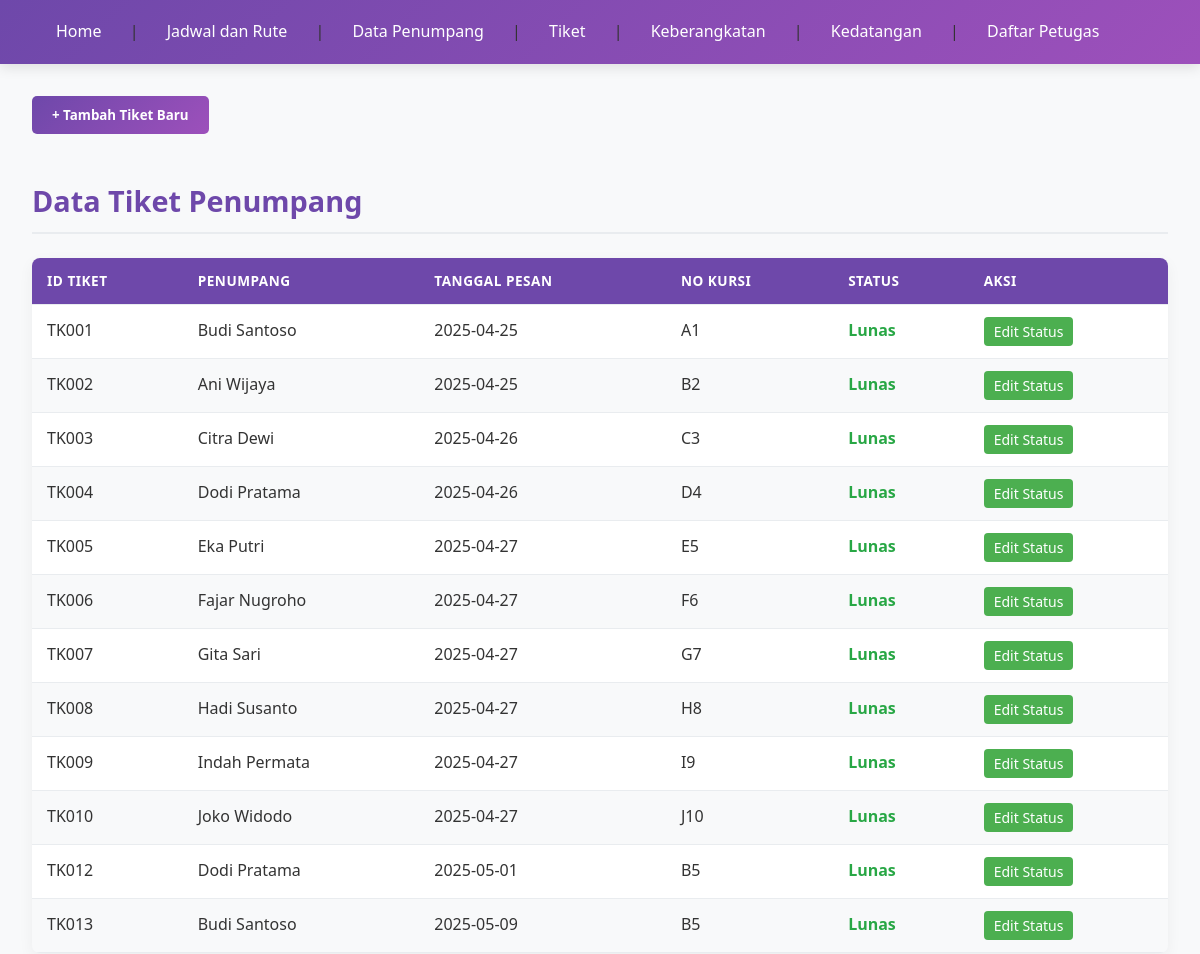
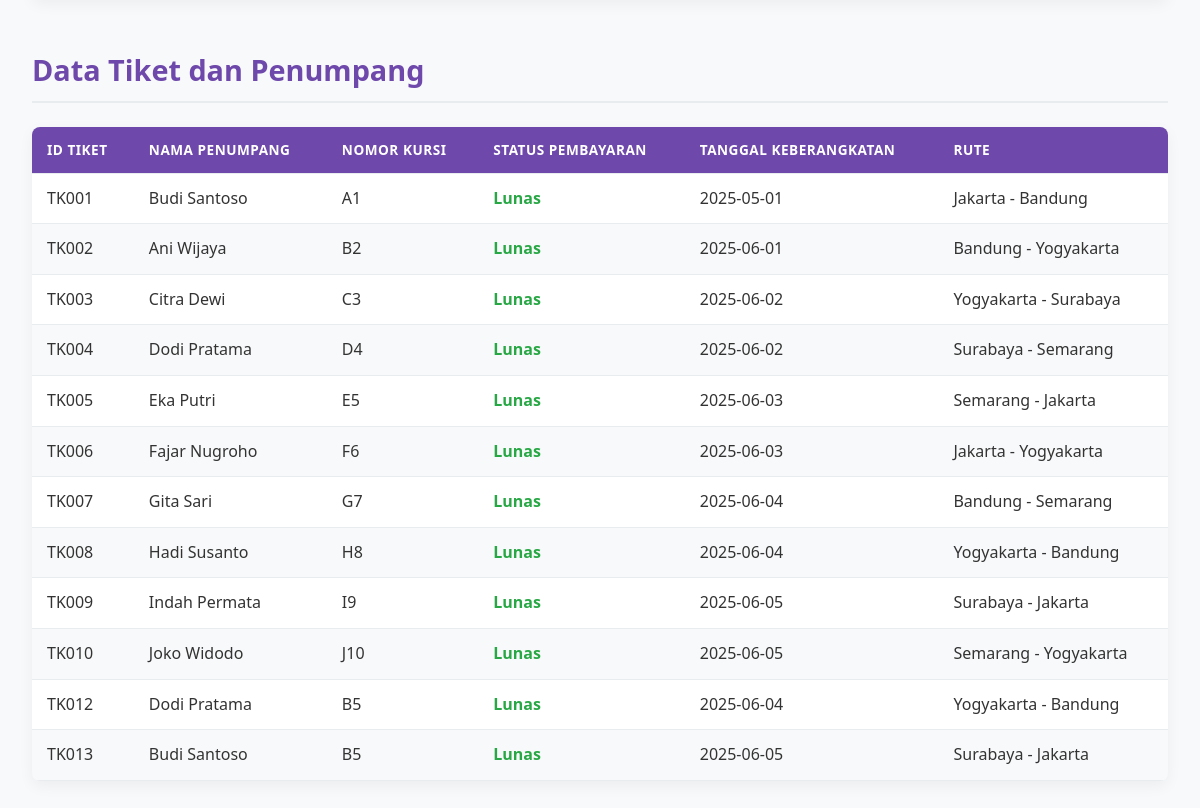
Screenshot of /tiket.php with the database file from the repository (2 pictures, top to bottom).
### tables this page shows
CREATE TABLE `tiket` (
  `id_tiket` varchar(50) NOT NULL,
  `id_penumpang` varchar(50) DEFAULT NULL,
  `nomor_kursi` varchar(10) DEFAULT NULL,
  `status_pembayaran` varchar(20) DEFAULT NULL,
  `tanggal_pesan` date DEFAULT NULL,
  `id_jadwal` varchar(50) DEFAULT NULL
);

CREATE TABLE `penumpang` (
  `id_penumpang` varchar(50) NOT NULL,
  `nama` varchar(100) DEFAULT NULL,
  `no_ktp` varchar(20) DEFAULT NULL,
  `jenis_kelamin` varchar(10) DEFAULT NULL,
  `no_telp` varchar(20) DEFAULT NULL
);

### tiket.php (the view, shortened to what this page needs)
<?php include 'db.php';
$sql = "SELECT t.*, p.nama, j.tanggal_berangkat
        FROM tiket t
        JOIN penumpang p ON t.id_penumpang = p.id_penumpang
        JOIN jadwal j ON t.id_jadwal = j.id_jadwal";
$result = $conn->query($sql);
$sql2 = "SELECT * FROM vw_tiket_dan_penumpang";
$result2 = $conn->query($sql2);
?>
<!DOCTYPE html>
<html lang="en">
<head>
    <link rel="stylesheet" href="style/tiket.css">
</head>
<body>
    <nav>
        <a href="index.php">Home</a> |
        <a href="jadwalRute.php">Jadwal dan Rute</a> |
        <a href="dataPenumpang.php">Data Penumpang</a> |
        <a href="tiket.php">Tiket</a> |
        <a href="keberangkatan.php">Keberangkatan</a> |
        <a href="kedatangan.php">Kedatangan</a> |
        <a href="daftar_petugas.php">Daftar Petugas</a>
    </nav>
    <div class="container">
        <button class="add-btn" onclick="openModal()">+ Tambah Tiket Baru</button>
        <h2>Data Tiket Penumpang</h2>
        <table>
            <thead>
                <tr>
                    <th>ID Tiket</th>
                    <th>Penumpang</th>
                    <th>Tanggal Pesan</th>
                    <th>No Kursi</th>
                    <th>Status</th>
                    <th>Aksi</th>
                </tr>
            </thead>
            <tbody>
                <?php while ($row = $result->fetch_assoc()): ?>
                <tr>
                    <td><?= htmlspecialchars($row['id_tiket']) ?></td>
                    <td><?= htmlspecialchars($row['nama']) ?></td>
                    <td><?= htmlspecialchars($row['tanggal_pesan']) ?></td>
                    <td><?= htmlspecialchars($row['nomor_kursi']) ?></td>
                    <td data-status="<?= htmlspecialchars($row['status_pembayaran']) ?>">
                        <?= htmlspecialchars($row['status_pembayaran']) ?>
                    </td>
                    <td>
                        <button class="edit-btn" onclick="openEditModal('<?= $row['id_tiket'] ?>', '<?= $row['status_pembayaran'] ?>')">
                            Edit Status
                        </button>
                    </td>
                </tr>
                <?php endwhile; ?>
            </tbody>
        </table>
        <h2>Data Tiket dan Penumpang</h2>
        <table>
            <thead>
                <tr>
                    <th>ID Tiket</th>
                    <th>Nama Penumpang</th>
                    <th>Nomor Kursi</th>
                    <th>Status Pembayaran</th>
                    <th>Tanggal Keberangkatan</th>
                    <th>Rute</th>
                </tr>
            </thead>
            <tbody>
                <?php while ($row = $result2->fetch_assoc()): ?>
                <tr>
                    <td><?= htmlspecialchars($row['id_tiket']) ?></td>
                    <td><?= htmlspecialchars($row['nama_penumpang']) ?></td>
                    <td><?= htmlspecialchars($row['nomor_kursi']) ?></td>
                    <td data-status="<?= htmlspecialchars($row['status_pembayaran']) ?>">
                        <?= htmlspecialchars($row['status_pembayaran']) ?>
                    </td>
                    <td><?= htmlspecialchars($row['tanggal_berangkat']) ?></td>
                    <td><?= htmlspecialchars($row['kota_asal']) ?> - <?= htmlspecialchars($row['kota_tujuan']) ?></td>
                </tr>
                <?php endwhile; ?>
            </tbody>
        </table>
    </div>
</body>
</html>

### style/tiket.css (style rules this page uses)
.add-btn { background: linear-gradient(135deg, #6e48aa 0%, #9d50bb 100%); color: white; border: none; padding: 10px 20px; border-radius: 5px; cursor: pointer; margin-bottom: 20px; font-weight: 600; transition: all 0.3s ease; }
* { margin: 0; padding: 0; box-sizing: border-box; font-family: 'Segoe UI', Tahoma, Geneva, Verdana, sans-serif; }
body { background-color: #f8f9fa; color: #333; line-height: 1.6; }
nav { background: linear-gradient(135deg, #6e48aa 0%, #9d50bb 100%); padding: 1.2rem 2rem; box-shadow: 0 4px 12px rgba(0, 0, 0, 0.1); margin-bottom: 2rem; }
nav a { color: white; text-decoration: none; font-weight: 500; margin: 0 0.5rem; padding: 0.5rem 1rem; border-radius: 4px; transition: all 0.3s ease; }
.container { max-width: 1200px; margin: 0 auto; padding: 0 2rem; }
h2 { color: #6e48aa; margin: 1.5rem 0; font-size: 1.8rem; font-weight: 600; padding-bottom: 0.5rem; border-bottom: 2px solid #e9ecef; }
table { width: 100%; border-collapse: collapse; margin: 1.5rem 0 3rem; box-shadow: 0 5px 15px rgba(0, 0, 0, 0.05); border-radius: 8px; overflow: hidden; }
th, td { padding: 12px 15px; text-align: left; border-bottom: 1px solid #e9ecef; }
th { background-color: #6e48aa; color: white; font-weight: 600; text-transform: uppercase; font-size: 0.85rem; letter-spacing: 0.5px; }
tr { background-color: white; transition: all 0.2s ease; }
tr:nth-child(even) { background-color: #f8f9fa; }
td[data-status="Lunas"] { color: #28a745; font-weight: 600; }
.edit-btn { padding: 5px 10px; background-color: #4CAF50; color: white; border: none; border-radius: 4px; cursor: pointer; font-size: 14px; }

### rows the page displays
tiket: id_tiket "TK001", id_penumpang.nama "Budi Santoso", tanggal_pesan "2025-04-25", nomor_kursi "A1", status_pembayaran "Lunas"
tiket: id_tiket "TK002", id_penumpang.nama "Ani Wijaya", tanggal_pesan "2025-04-25", nomor_kursi "B2", status_pembayaran "Lunas"
tiket: id_tiket "TK003", id_penumpang.nama "Citra Dewi", tanggal_pesan "2025-04-26", nomor_kursi "C3", status_pembayaran "Lunas"
tiket: id_tiket "TK004", id_penumpang.nama "Dodi Pratama", tanggal_pesan "2025-04-26", nomor_kursi "D4", status_pembayaran "Lunas"
tiket: id_tiket "TK005", id_penumpang.nama "Eka Putri", tanggal_pesan "2025-04-27", nomor_kursi "E5", status_pembayaran "Lunas"
tiket: id_tiket "TK006", id_penumpang.nama "Fajar Nugroho", tanggal_pesan "2025-04-27", nomor_kursi "F6", status_pembayaran "Lunas"
tiket: id_tiket "TK007", id_penumpang.nama "Gita Sari", tanggal_pesan "2025-04-27", nomor_kursi "G7", status_pembayaran "Lunas"
tiket: id_tiket "TK008", id_penumpang.nama "Hadi Susanto", tanggal_pesan "2025-04-27", nomor_kursi "H8", status_pembayaran "Lunas"
tiket: id_tiket "TK009", id_penumpang.nama "Indah Permata", tanggal_pesan "2025-04-27", nomor_kursi "I9", status_pembayaran "Lunas"
tiket: id_tiket "TK010", id_penumpang.nama "Joko Widodo", tanggal_pesan "2025-04-27", nomor_kursi "J10", status_pembayaran "Lunas"
tiket: id_tiket "TK012", id_penumpang.nama "Dodi Pratama", tanggal_pesan "2025-05-01", nomor_kursi "B5", status_pembayaran "Lunas"
tiket: id_tiket "TK013", id_penumpang.nama "Budi Santoso", tanggal_pesan "2025-05-09", nomor_kursi "B5", status_pembayaran "Lunas"

### other values shown
$row['id_tiket'] "TK001"
$row['nama_penumpang'] "Budi Santoso"
$row['nomor_kursi'] "A1"
$row['status_pembayaran'] "Lunas"
$row['tanggal_berangkat'] "2025-05-01"
$row['kota_asal'] "Jakarta"
$row['kota_tujuan'] "Bandung"
$row['id_tiket'] "TK002"
$row['nama_penumpang'] "Ani Wijaya"
$row['nomor_kursi'] "B2"
$row['tanggal_berangkat'] "2025-06-01"
$row['kota_asal'] "Bandung"
$row['kota_tujuan'] "Yogyakarta"
$row['id_tiket'] "TK003"
$row['nama_penumpang'] "Citra Dewi"
